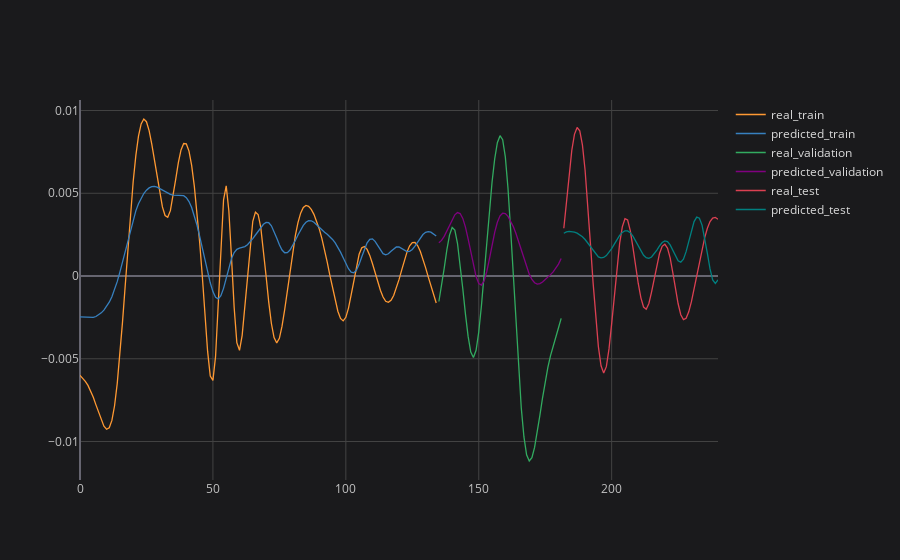

Notebook code cell kept with this figure:
### Code cell
# plotting partial result
plot_ticker = 'MSFT'
plot_feature = target_feature
plot_imf = 'IMF1'

concatenated_results[plot_ticker][plot_feature][plot_imf].iplot(title=f'{plot_ticker} {plot_feature} {plot_imf}', asFigure=True, layout=space)

### Figure 1 — Plotly figure (JSON) as saved in the notebook; plotly's stock layout.template omitted (floating-point values rounded to 4 significant figures; data arrays with more than 128 entries replaced by an {"elided": "..."} marker saying what was removed)
{"data": [{"line": {"color": "rgba(255, 153, 51, 1.0)", "dash": "solid", "shape": "linear", "width": 1.3}, "mode": "lines", "name": "real_train", "text": "", "type": "scatter", "x": {"elided": "241 int values"}, "y": {"elided": "241 mixed values"}}, {"line": {"color": "rgba(55, 128, 191, 1.0)", "dash": "solid", "shape": "linear", "width": 1.3}, "mode": "lines", "name": "predicted_train", "text": "", "type": "scatter", "x": {"elided": "241 int values"}, "y": {"elided": "241 mixed values"}}, {"line": {"color": "rgba(50, 171, 96, 1.0)", "dash": "solid", "shape": "linear", "width": 1.3}, "mode": "lines", "name": "real_validation", "text": "", "type": "scatter", "x": {"elided": "241 int values"}, "y": {"elided": "241 mixed values"}}, {"line": {"color": "rgba(128, 0, 128, 1.0)", "dash": "solid", "shape": "linear", "width": 1.3}, "mode": "lines", "name": "predicted_validation", "text": "", "type": "scatter", "x": {"elided": "241 int values"}, "y": {"elided": "241 mixed values"}}, {"line": {"color": "rgba(219, 64, 82, 1.0)", "dash": "solid", "shape": "linear", "width": 1.3}, "mode": "lines", "name": "real_test", "text": "", "type": "scatter", "x": {"elided": "241 int values"}, "y": {"elided": "241 mixed values"}}, {"line": {"color": "rgba(0, 128, 128, 1.0)", "dash": "solid", "shape": "linear", "width": 1.3}, "mode": "lines", "name": "predicted_test", "text": "", "type": "scatter", "x": {"elided": "241 int values"}, "y": {"elided": "241 mixed values"}}], "layout": {"legend": {"bgcolor": "#1A1A1C", "font": {"color": "#D9D9D9", "size": 12}}, "paper_bgcolor": "#1A1A1C", "plot_bgcolor": "#1A1A1C", "title": {"font": {"color": "#D9D9D9"}, "x": 0.5}, "xaxis": {"gridcolor": "#434343", "showgrid": true, "tickfont": {"color": "#C2C2C2", "size": 12}, "title": {"font": {"color": "#D9D9D9"}}, "zerolinecolor": "#666570"}, "yaxis": {"gridcolor": "#434343", "showgrid": true, "tickfont": {"color": "#C2C2C2", "size": 12}, "title": {"font": {"color": "#D9D9D9"}}, "zerolinecolor": "#666570"}}}
